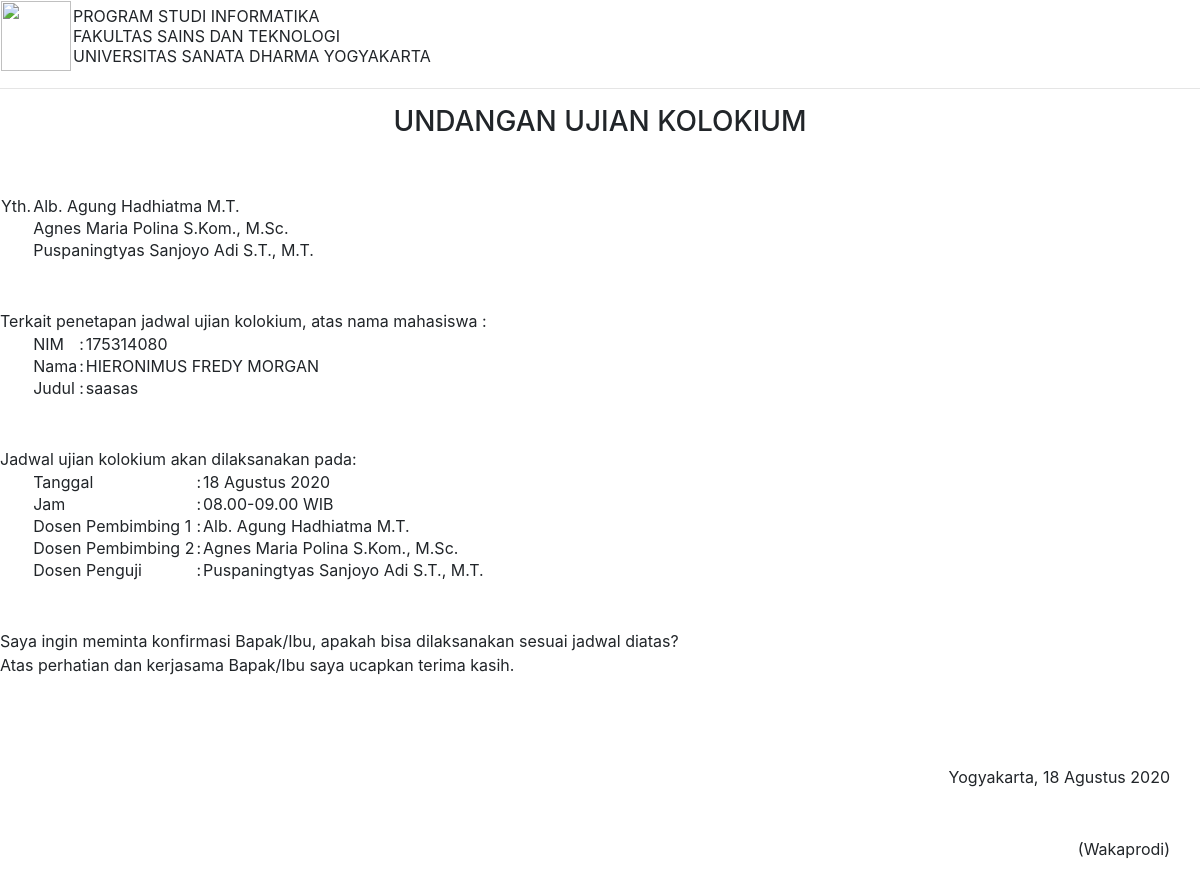
Page /kolokium/undangan/3 on the committed database.
### tables this page shows
CREATE TABLE `kolokium` (
  `id` int(11) NOT NULL,
  `nim` varchar(255) NOT NULL,
  `nama` varchar(255) NOT NULL,
  `dosen1` varchar(255) NOT NULL,
  `dosen2` varchar(255) NOT NULL,
  `judul` varchar(255) NOT NULL,
  `reviewer` varchar(255) NOT NULL,
  `tanggal` date NOT NULL,
  `durasi` varchar(255) NOT NULL,
  `ruang` varchar(255) NOT NULL,
  `keterangan` varchar(255) NOT NULL,
  `nilai` varchar(255) NOT NULL
);

### application/controllers/Kolokium.php (called while the page is built, shortened)
<?php
class Kolokium extends CI_Controller {
    public function __construct() {
        $this->load->model('Kolokium_model');
        $this->load->model('Pendadaran_model');
        $this->load->model('Mahasiswa_model');
        $this->load->model('Dosen_model');
        $this->load->library('form_validation');
    }
    public function undangan($id) {
        $this->load->library('dompdf_gen');
        $data['kolokium'] = $this->Kolokium_model->getKolokiumByID($id);
        $data['tanggal'] = format_indo(date("Y-m-d"));
        $this->load->view('kolokium/undangan_pdf', $data);
    }
}

### index.php (called while the page is built, shortened)
<?php
require_once BASEPATH.'core/CodeIgniter.php';

### application/models/Kolokium_model.php (called while the page is built, shortened)
<?php
class Kolokium_model extends CI_model {
    public function getKolokiumByID($id) {
        return $this->db->get_where('kolokium', ['id' => $id])->row_array();
    }
}

### application/helpers/tanggal_helper.php (called while the page is built, shortened)
<?php
if (!function_exists('format_indo')) {
    function format_indo($date) {
        $Bulan = array("Januari", "Februari", "Maret", "April", "Mei", "Juni", "Juli", "Agustus", "September", "Oktober", "November", "Desember");
        $tahun = substr($date, 0, 4);
        $bulan = substr($date, 5, 2);
        $tgl = substr($date, 8, 2);
        $result = $tgl . " " . $Bulan[(int) $bulan - 1] . " " . $tahun;
        return $result;
    }
}

### application/views/kolokium/undangan_pdf.php (the view, shortened to what this page needs)
<html><head>
        <link rel="stylesheet" href="https://stackpath.bootstrapcdn.com/bootstrap/4.5.0/css/bootstrap.min.css">
    </head><body>
        <table>
            <tr>
                <td width="60">
                    <img src="img/fst.png" width="70">
                </td>
                <td align="left">
                    <span>
                        PROGRAM STUDI INFORMATIKA
                        <br>FAKULTAS SAINS DAN TEKNOLOGI
                        <br>UNIVERSITAS SANATA DHARMA YOGYAKARTA
                    </span>
                </td>
            </tr>
        </table>
        <hr class="line-title">
    <center>
        <h3>
            UNDANGAN UJIAN KOLOKIUM
        </h3>
        <br><br>
    </center>
    <?php if ($kolokium['dosen2'] != NULL): ?>
        <table>
            <tr>
                <td>Yth.</td>
                <td><?= $kolokium['dosen1']; ?></td>
            </tr>
            <tr>
                <td></td>
                <td><?= $kolokium['dosen2']; ?></td>
            </tr>
            <tr>
                <td></td>
                <td><?= $kolokium['reviewer']; ?></td>
            </tr>
        </table>
        <br><br>
        Terkait penetapan jadwal ujian kolokium, atas nama mahasiswa :<br>
        <table>
            <tr>
                <td style="color: white">Yth.</td>
                <td>NIM</td>
                <td>:</td>
                <td><?= $kolokium['nim']; ?></td>
            </tr>
            <tr>
                <td></td>
                <td>Nama</td>
                <td>:</td>
                <td><?= $kolokium['nama']; ?></td>
            </tr>
            <tr>
                <td></td>
                <td>Judul</td>
                <td>:</td>
                <td><?= $kolokium['judul']; ?></td>
            </tr>
        </table>
        <br><br>
        Jadwal ujian kolokium akan dilaksanakan pada:<br>
        <table>
            <tr>
                <td style="color: white">Yth.</td>
                <td>Tanggal</td>
                <td>:</td>
                <td><?= format_indo($kolokium['tanggal']); ?></td>
            </tr>
            <tr>
                <td></td>
                <td>Jam</td>
                <td>:</td>
                <td><?= $kolokium['durasi']; ?> WIB</td>
            </tr>
            <tr>
                <td></td>
                <td>Dosen Pembimbing 1</td>
                <td>:</td>
                <td><?= $kolokium['dosen1']; ?></td>
            </tr>
            <tr>
                <td></td>
                <td>Dosen Pembimbing 2</td>
                <td>:</td>
                <td><?= $kolokium['dosen2']; ?></td>
            </tr>
            <tr>
                <td></td>
                <td>Dosen Penguji</td>
                <td>:</td>
                <td><?= $kolokium['reviewer']; ?></td>
            </tr>
        </table>
        <br><br>
        <p>Saya ingin meminta konfirmasi Bapak/Ibu, apakah bisa dilaksanakan sesuai jadwal diatas?<br>
            Atas perhatian dan kerjasama Bapak/Ibu saya ucapkan terima kasih.
        </p>
        <br><br><br>
        <p style="margin-right: 30px; text-align: right">
            Yogyakarta, <?= $tanggal; ?>
            <br><br><br>
            (Wakaprodi)<br>
        </p>
    <?php endif; ?>
</body>
</html>

### rows in the picture
kolokium: dosen1 "Alb. Agung Hadhiatma M.T.", dosen2 "Agnes Maria Polina S.Kom., M.Sc.", reviewer "Puspaningtyas Sanjoyo Adi S.T., M.T.", nim "175314080", nama "HIERONIMUS FREDY MORGAN", judul "saasas", tanggal "18 Agustus 2020", durasi "08.00-09.00"

### other values in the picture
$tanggal "18 Agustus 2020"
